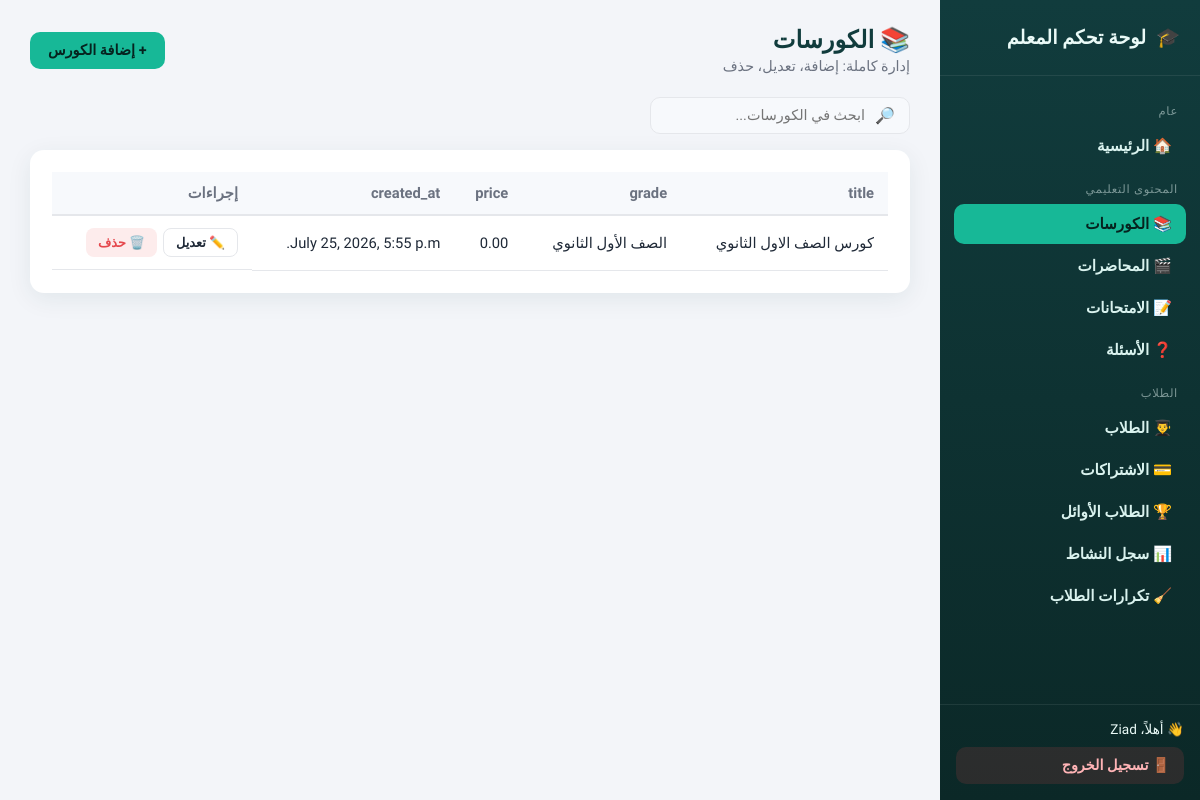
The page /dashboard/courses/ (signed in) on the database its author committed.
### content/models.py (models this page shows, shortened)
class Course(models.Model):
    title       = models.CharField(max_length=255, verbose_name="عنوان الكورس")
    description = models.TextField(verbose_name="الوصف")
    image       = models.ImageField(upload_to='course_images/', verbose_name="الصورة")
    price       = models.DecimalField(max_digits=10, decimal_places=2, verbose_name="السعر")
    grade       = models.CharField(max_length=10, choices=GRADE_CHOICES, verbose_name="الصف الدراسي", default='1')
    created_at  = models.DateTimeField(auto_now_add=True, verbose_name="تاريخ الإنشاء")
    updated_at  = models.DateTimeField(auto_now=True,      verbose_name="آخر تحديث")
    class Meta:
        verbose_name        = "Course"
        verbose_name_plural = "Courses"

### dashboard/views.py (the view)
# urls.py: path('<str:model_slug>/', views.generic_list, name='list'),
@staff_required
def generic_list(request, model_slug):
    config = _config_or_404(model_slug)
    model = config['model']
    qs = model.objects.all().order_by('-id')
    query = request.GET.get('q', '').strip()
    if query and config.get('search_fields'):
        q_filter = Q()
        for field_name in config['search_fields']:
            q_filter |= Q(**{f'{field_name}__icontains': query})
        qs = qs.filter(q_filter)
    return render(request, 'dashboard/generic_list.html', {
        'config': config,
        'model_slug': model_slug,
        'objects': qs,
        'query': query,
        'active_nav': model_slug,
    })

### accounts/context_processors.py (called while the page is built)
def student_session(request):
    is_registered = request.session.get("is_registered", False)
    student_name = request.session.get("student_name", None)
    student_obj = None
    student_id = request.session.get("student_id")
    if student_id:
        try:
            student_obj = Student.objects.filter(id=student_id).first()
        except Exception:
            student_obj = None
    return {
        "is_registered": is_registered,
        "student_name": student_name,
        "student": student_obj,
    }

### dashboard/registry.py (called while the page is built)
def get_config(model_slug):
    return REGISTRY.get(model_slug)

### dashboard/templatetags/dashboard_extras.py (called while the page is built)
@register.filter
def get_attr(obj, field_name):
    if obj is None:
        return "—"
    display_method = getattr(obj, f'get_{field_name}_display', None)
    if callable(display_method):
        try:
            value = display_method()
            return value if value not in (None, '') else "—"
        except Exception:
            pass
    try:
        value = getattr(obj, field_name)
    except AttributeError:
        return "—"
    if callable(value):
        try:
            value = value()
        except Exception:
            return "—"
    if hasattr(value, 'all') and callable(getattr(value, 'all', None)):
        try:
            items = [str(x) for x in value.all()]
            return ", ".join(items) if items else "—"
        except Exception:
            return "—"
    if value in (None, ''):
        return "—"
    return value

### dashboard/views.py (called while the page is built)
def _config_or_404(model_slug):
    config = get_config(model_slug)
    if not config:
        raise Http404("قسم غير موجود")
    return config

### dashboard/templates/dashboard/generic_list.html (shortened to what this page needs)
{% extends "dashboard/base.html" %}
{% load dashboard_extras %}
{% block content %}
<div class="dash-topbar">
  <div>
    <h1>{{ config.icon }} {{ config.label }}</h1>
    <div class="subtitle">إدارة كاملة: إضافة، تعديل، حذف</div>
  </div>
  <a class="btn btn-primary" href="{% url 'dashboard:add' model_slug %}">+ إضافة {{ config.label_singular }}</a>
</div>
{% if config.search_fields %}
<div class="toolbar">
  <form class="search-box" method="get">
    <span>🔎</span>
    <input type="text" name="q" placeholder="ابحث في {{ config.label }}..." value="{{ query }}" />
  </form>
</div>
{% endif %}
<div class="panel">
  {% if objects %}
  <div class="table-wrap">
    <table class="dash-table">
      <thead>
        <tr>
          {% for field in config.list_fields %}
            <th>{{ field }}</th>
          {% endfor %}
          <th>إجراءات</th>
        </tr>
      </thead>
      <tbody>
        {% for obj in objects %}
        <tr>
          {% for field in config.list_fields %}
            <td>
              {% if field == 'is_active' %}
                {% if obj.is_active %}<span class="badge green">مفعّل</span>{% else %}<span class="badge red">غير مفعّل</span>{% endif %}
              {% else %}
                {{ obj|get_attr:field }}
              {% endif %}
            </td>
          {% endfor %}
          <td class="actions-cell">
            <a class="btn btn-outline btn-sm" href="{% url 'dashboard:edit' model_slug obj.pk %}">✏️ تعديل</a>
            <a class="btn btn-danger btn-sm" href="{% url 'dashboard:delete' model_slug obj.pk %}">🗑️ حذف</a>
          </td>
        </tr>
        {% endfor %}
      </tbody>
    </table>
  </div>
  {% else %}
    <div class="empty-state">
      <div class="emoji">📭</div>
      لا توجد بيانات بعد. اضغط "إضافة {{ config.label_singular }}" للبدء.
    </div>
  {% endif %}
</div>
{% endblock %}

### dashboard/templates/dashboard/base.html (shortened to what this page needs)
{% load static %}
<!DOCTYPE html>
<html lang="ar" dir="rtl">
<head>
  <link rel="stylesheet" href="{% static 'dashboard/css/style.css' %}" />
</head>
<body class="dash-body">
  <div class="dash-shell">
    <aside class="dash-sidebar">
      <div class="brand">
        <span>🎓</span>
        <span>لوحة تحكم المعلم</span>
      </div>
      <nav class="dash-nav">
        <div class="nav-section-title">عام</div>
        <a class="nav-link {% if active_nav == 'home' %}active{% endif %}" href="{% url 'dashboard:home' %}">🏠 الرئيسية</a>
        <div class="nav-section-title">المحتوى التعليمي</div>
        <a class="nav-link {% if active_nav == 'courses' %}active{% endif %}" href="{% url 'dashboard:list' 'courses' %}">📚 الكورسات</a>
        <a class="nav-link {% if active_nav == 'lectures' %}active{% endif %}" href="{% url 'dashboard:list' 'lectures' %}">🎬 المحاضرات</a>
        <a class="nav-link {% if active_nav == 'exams' %}active{% endif %}" href="{% url 'dashboard:list' 'exams' %}">📝 الامتحانات</a>
        <a class="nav-link {% if active_nav == 'questions' %}active{% endif %}" href="{% url 'dashboard:question_list' %}">❓ الأسئلة</a>
        <div class="nav-section-title">الطلاب</div>
        <a class="nav-link {% if active_nav == 'students' %}active{% endif %}" href="{% url 'dashboard:list' 'students' %}">👨‍🎓 الطلاب</a>
        <a class="nav-link {% if active_nav == 'subscriptions' %}active{% endif %}" href="{% url 'dashboard:list' 'subscriptions' %}">💳 الاشتراكات</a>
        <a class="nav-link {% if active_nav == 'top-students' %}active{% endif %}" href="{% url 'dashboard:list' 'top-students' %}">🏆 الطلاب الأوائل</a>
        <a class="nav-link {% if active_nav == 'activity-log' %}active{% endif %}" href="{% url 'dashboard:activity_log' %}">📊 سجل النشاط</a>
        <a class="nav-link {% if active_nav == 'duplicates' %}active{% endif %}" href="{% url 'dashboard:student_duplicates' %}">🧹 تكرارات الطلاب</a>
      </nav>
      <div class="sidebar-footer">
        <div style="margin-bottom:10px;">👋 أهلاً، {{ request.user.get_full_name|default:request.user.username }}</div>
        <form method="post" action="{% url 'dashboard:logout' %}">
          <button type="submit" class="logout-btn">🚪 تسجيل الخروج</button>
        </form>
      </div>
    </aside>
    <main class="dash-main">
      {% block content %}{% endblock %}
    </main>
  </div>
</body>
</html>

### dashboard/static/dashboard/css/style.css (style rules this page uses)
:root { --sidebar-w: 260px; --bg: #f3f5f9; --card-bg: #ffffff; --primary: #113c3d; --primary-light: #1d5c5d; --accent: #17b897; --accent-soft: #e4f7f2; --danger: #e5484d; --danger-soft: #fdecec; --warning: #f5a524; --text: #1f2937; --text-muted: #6b7280; --border: #e5e7eb; --radius: 14px; --shadow: 0 6px 24px rgba(17, 60, 61, 0.08); font-family: "Tajawal", sans-serif; }
* { box-sizing: border-box; }
body.dash-body { margin: 0; background: var(--bg); color: var(--text); font-family: "Tajawal", sans-serif; direction: rtl; }
a { text-decoration: none; color: inherit; }
.dash-shell { display: flex; min-height: 100vh; }
.dash-sidebar { width: var(--sidebar-w); background: linear-gradient(180deg, var(--primary), #0b2827); color: #eafaf7; flex-shrink: 0; display: flex; flex-direction: column; position: sticky; top: 0; height: 100vh; overflow-y: auto; }
.dash-sidebar .brand { padding: 26px 20px; font-size: 1.2rem; font-weight: 800; border-bottom: 1px solid rgba(255,255,255,0.08); display: flex; align-items: center; gap: 10px; }
.dash-nav { padding: 14px 10px; flex: 1; }
.dash-nav .nav-section-title { font-size: 0.72rem; color: rgba(234,250,247,0.5); text-transform: uppercase; letter-spacing: .06em; padding: 14px 12px 6px; }
.dash-nav a.nav-link { display: flex; align-items: center; gap: 10px; padding: 11px 14px; margin: 2px 4px; border-radius: 10px; font-weight: 600; font-size: 0.95rem; color: #d9f2ee; transition: 0.2s; }
.dash-nav a.nav-link.active { background: var(--accent); color: #06231f; }
.dash-sidebar .sidebar-footer { padding: 16px; border-top: 1px solid rgba(255,255,255,0.08); font-size: 0.85rem; }
.logout-btn { display: flex; align-items: center; gap: 8px; padding: 10px 14px; border-radius: 10px; background: rgba(229,72,77,0.15); color: #ffb4b6; font-weight: 700; width: 100%; border: none; cursor: pointer; font-family: inherit; font-size: 0.9rem; }
.dash-main { flex: 1; min-width: 0; padding: 26px 30px 60px; }
.dash-topbar { display: flex; align-items: center; justify-content: space-between; margin-bottom: 22px; flex-wrap: wrap; gap: 12px; }
.dash-topbar h1 { font-size: 1.5rem; font-weight: 800; margin: 0; color: var(--primary); }
.dash-topbar .subtitle { color: var(--text-muted); font-size: 0.9rem; margin-top: 4px; }
.panel { background: var(--card-bg); border-radius: var(--radius); box-shadow: var(--shadow); padding: 22px; margin-bottom: 22px; }
.btn { display: inline-flex; align-items: center; gap: 6px; padding: 10px 18px; border-radius: 10px; font-weight: 700; font-size: 0.9rem; border: none; cursor: pointer; font-family: inherit; transition: 0.2s; }
.btn-primary { background: var(--accent); color: #06231f; }
.btn-outline { background: transparent; border: 1.5px solid var(--border); color: var(--text); }
.btn-danger { background: var(--danger-soft); color: var(--danger); }
.btn-sm { padding: 6px 12px; font-size: 0.8rem; border-radius: 8px; }
.table-wrap { overflow-x: auto; }
table.dash-table { width: 100%; border-collapse: collapse; font-size: 0.92rem; }
table.dash-table th { text-align: right; padding: 12px 14px; background: #f7f9fc; color: var(--text-muted); font-weight: 700; border-bottom: 2px solid var(--border); white-space: nowrap; }
table.dash-table td { padding: 12px 14px; border-bottom: 1px solid var(--border); vertical-align: middle; }
.actions-cell { display: flex; gap: 6px; flex-wrap: wrap; }
.toolbar { display: flex; justify-content: space-between; align-items: center; gap: 12px; margin-bottom: 16px; flex-wrap: wrap; }
.search-box { display: flex; align-items: center; gap: 8px; background: #f7f9fc; border: 1px solid var(--border); border-radius: 10px; padding: 8px 14px; min-width: 240px; }
.search-box input { border: none; background: transparent; outline: none; font-family: inherit; font-size: 0.9rem; flex: 1; }

### rows shown on the page
Course: list_fields "كورس الصف الاول الثانوي" "الصف الأول الثانوي" "0.00" "July 25, 2026, 5:55 p.m."

### other values the page prints
{{ request.user.get_full_name|default:request.user.username }} "Ziad"
{{ config.icon }} "📚"
{{ config.label }} "الكورسات"
{{ config.label_singular }} "الكورس"
{{ field }} "title" "grade" "price" "created_at"
